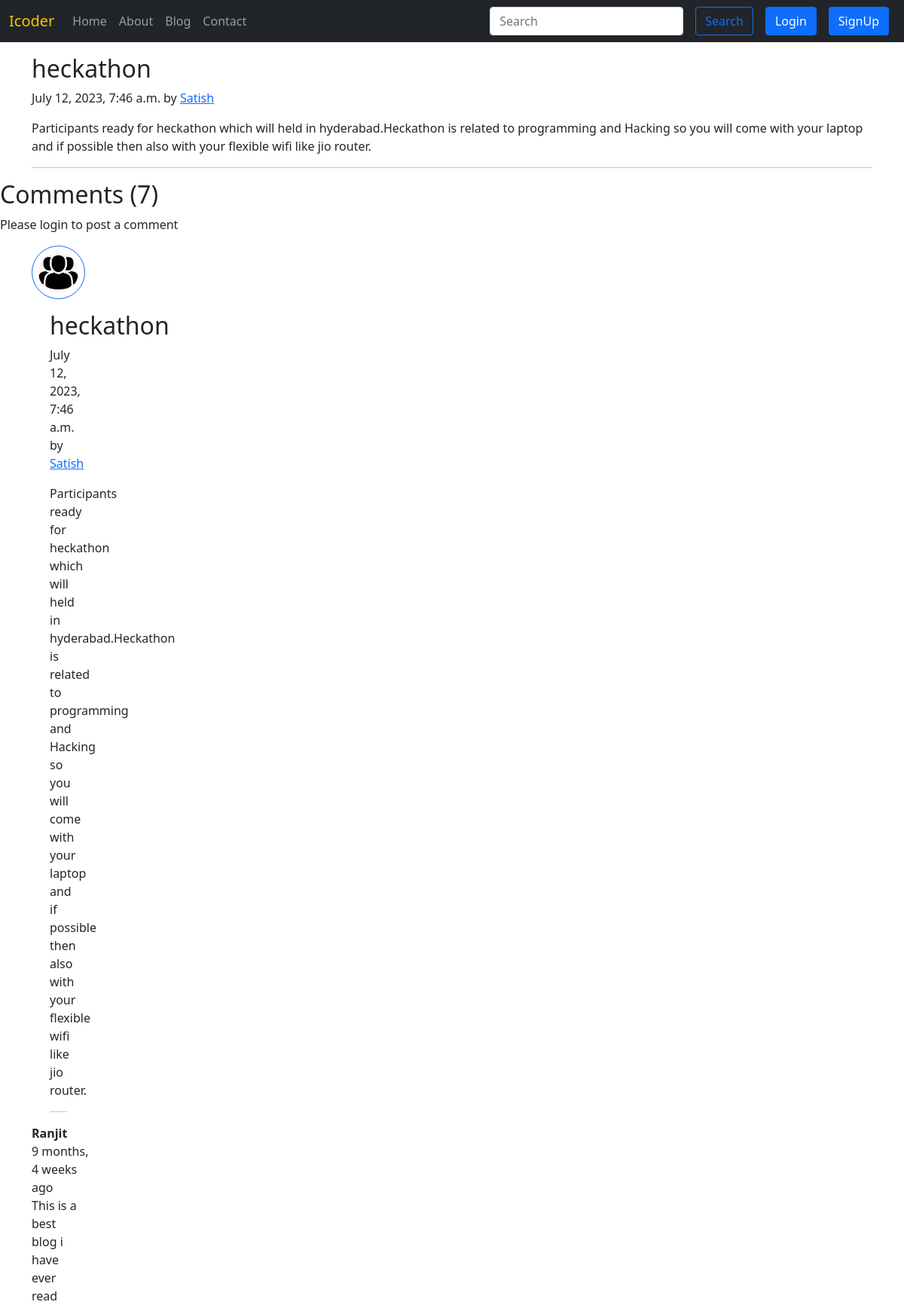
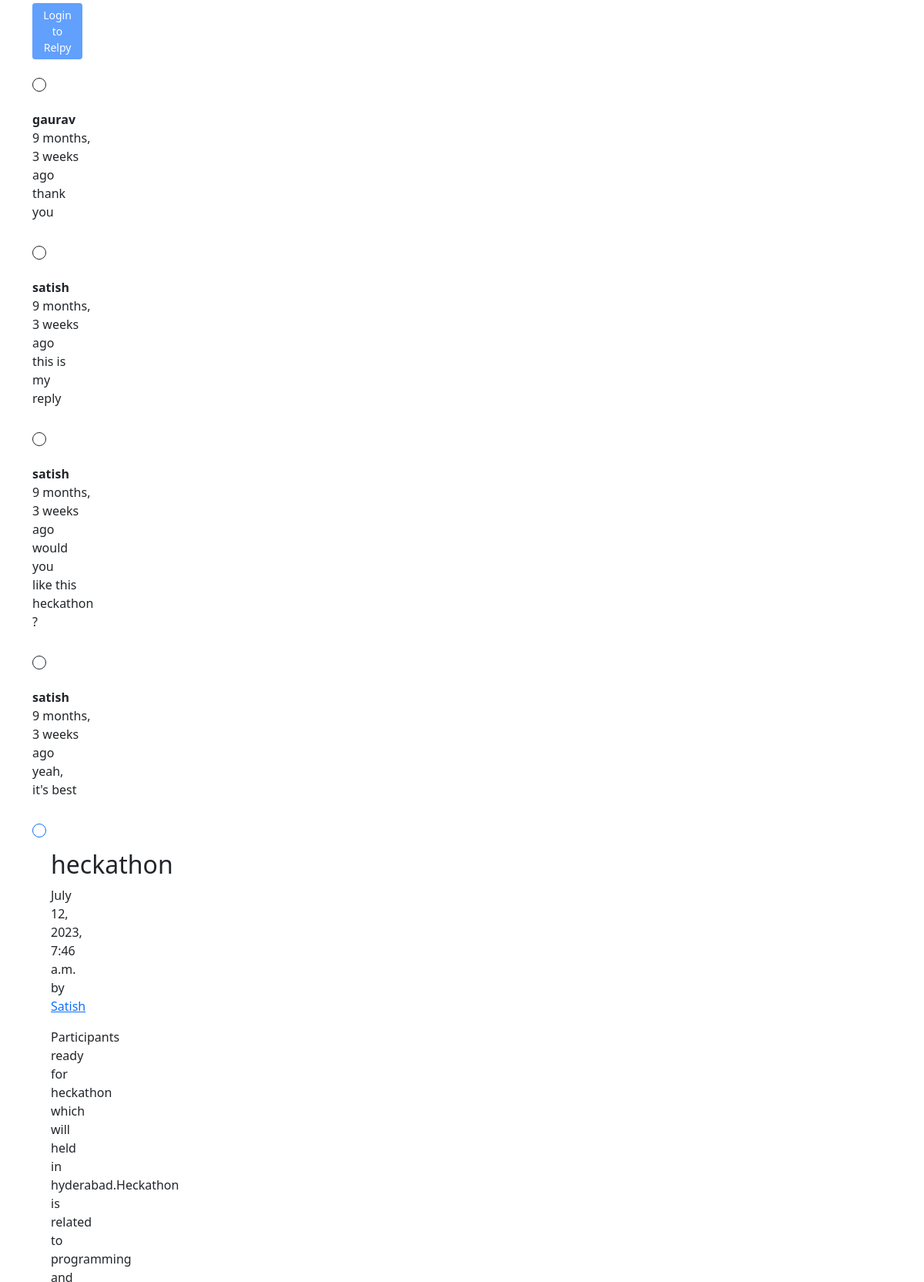
The page /blog/second-post (upper part) on the database its author committed (2 pictures, top to bottom).
### blog/models.py (models this page shows, shortened)
class Post(models.Model):
    sno = models.AutoField(auto_created = True,primary_key = True)
    title = models.CharField(max_length=255, null=False, blank=False)
    content = models.TextField(null=False, blank=False)
    author = models.CharField(max_length=70, null=False, blank=False)
    slug = models.CharField(max_length=130, null=False, blank=False)
    timestamp = models.DateTimeField(null=False, blank=False)

class BlogComment(models.Model):
    sno = models.AutoField(auto_created = True,primary_key = True)
    comment = models.TextField(null=False, blank=False)
    user = models.ForeignKey(User, on_delete=models.CASCADE, null=False, blank=False)
    post = models.ForeignKey(Post,on_delete=models.CASCADE, null=False, blank=False)
    parent = models.ForeignKey("self", on_delete=models.CASCADE, null=True)
    timestamp = models.DateTimeField(default=now)
    def __str__(self):
     return self.comment[0:13]

### blog/views.py (the view)
# urls.py: path('<str:slug>', views.blogPost, name='blogPost'),
def blogPost(request, slug):
    post = Post.objects.filter(slug=slug).first()
    comments = BlogComment.objects.filter(post=post, parent=None)
    replies = BlogComment.objects.filter(post=post).exclude(parent=None)
    replyDict = {}
    for reply in replies:
        if reply.parent.sno not in replyDict.keys():
            replyDict[reply.parent.sno] = [reply]
        else:
            replyDict[reply.parent.sno].append(reply)
    print(comments, replies)
    context = {
        "post": post,
        "comments": comments,
        "user": request.user,
        "replyDict": replyDict,
    }
    return render(request, "blog/blogPost.html", context)

### blog/templatetags/extras.py (called while the page is built)
@register.filter(name='get_val')
def get_val(dict, key):
    return dict.get(key)

### templates/blog/blogPost.html (shortened to what this page needs)
{% extends 'base.html' %}
{% block body%}
{% load humanize %}
{% load extras %}
<div class="container my-3">
    <h2 class="blog-post-title">{{post.title}}</h2>
    <p class="blog-post-meta">{{post.timestamp}} by <a href="/about">{{post.author}}</a></p>
    <p>{{post.content|safe}}</p>
    <hr>
</div>
       <h2>Comments ({{comments.count}})</h2>
       <div class="my-2">
           {% if user.is_authenticated %}
             <form action="/blog/postComment" method="post">
                {% csrf_token %}
               <div class="form-group">
                  <label for="exampleInputEmail1">Post Comment</label>
                  <input type="text" class="form-control" name="comment" placeholder="Enter comment here">
               </div>
                  <input type="hidden" name="postSno" value="{{post.sno}}">
                  <input type="hidden" name="parentSno" value="{{comment.sno}}">
                  <button type="submit" class="btn btn-primary">Submit</button>
             </form>
           {% else %}
           <p>Please login to post a comment</p>
           {% endif %}
       </div>
  <div class="container">
      {% for comment in comments %}
      <div class="row my-3">
       <div class="col-md-1">
        <img class="rounded-circle mx-auto d-block w-100 p-2 border border-primary" src="/static/user.png.png"
            alt="user">
         <div class="container my-3">
            <h2 class="blog-post-title">{{post.title}}</h2>
            <p class="blog-post-meta">{{post.timestamp}} by <a href="/about">{{post.author}}</a></p>
            <p>{{post.content|safe}}</p>
            <hr>
         </div>
         <div class="col-md-11">
            <b>{{comment.user.username}}</b> {{comment.timestamp | naturaltime }}
            <div>{{comment.comment}}</div>
            <div class="reply mx-0">
                {% if user.is_authenticated %}
                <button class="btn btn-sm btn-primary my-2" data-bs-toggle="collapse" href="#replyBox{{comment.sno}}"
                    role="button" aria-expanded="false" aria-controls="replyBox{{comment.sno}}">
                    Relpy
                </button>
                <div class="collapse" id="replyBox{{comment.sno}}">
                    <div class="card card-body my-2">
                        <form action="/blog/postComment" method="post">
                            {% csrf_token %}
                            <div class="form-group">
                                <label for="exampleInputEmail1">Post a reply</label>
                                <input type="text" class="form-control" name="comment" placeholder="Enter comment here">
                                <input type="hidden" name="parentSno" value="{{comment.sno}}">
                            </div>
                            <input type="hidden" name="postSno" value="{{post.sno}}">
                            <button type="submit" class="btn btn-sm btn-primary">Submit</button>
                        </form>
                    </div>
                </div>
                {% else %}
                <button class="btn btn-sm btn-primary my-2" data-bs-toggle="collapse" href="#replyBox{{comment.sno}}"
                    role="button" aria-expanded="false" aria-controls="replyBox{{comment.sno}}" disabled>
                    Login to Relpy
                </button>
                {% endif %}
                <div class="replies my-2">
                    {% for reply in replyDict|get_val:comment.sno %}
                    <div class="row my-2">
                        <div class="col-md-1">
                            <img class="rounded-circle mx-auto d-block w-75 p-2 my-2 border border-dark"
                                src="/static/user.png.png" alt="user">
                        </div>
                        <div class="col-md-11 my-3">
                            <b>{{reply.user.username}}</b> <span>{{reply.timestamp | naturaltime }}</span>
                            <div>{{reply.comment}}</div>
                        </div>
                        <br>
                    </div>
                    {% endfor %}
                </div>
            </div>
        </div>
            {% endfor %}
        </div>
        {% endblock body %}

### rows shown on the page
Post: title "heckathon", timestamp "July 12, 2023, 7:46 a.m.", author "Satish", content "Participants ready for heckathon which will held in hyderabad.Heckathon is related to programming and Hacking so you will come with your laptop and if possible then also with your flexible wifi like jio router."
BlogComment: user.username "Ranjit", timestamp "9 months, 4 weeks ago", comment "This is a best blog i have ever read"
BlogComment: user.username "gaurav", timestamp "9 months, 3 weeks ago", comment "thank you"
BlogComment: user.username "satish", timestamp "9 months, 3 weeks ago", comment "this is my reply"
BlogComment: user.username "satish", timestamp "9 months, 3 weeks ago", comment "would you like this heckathon ?"
BlogComment: user.username "satish", timestamp "9 months, 3 weeks ago", comment "yeah, it's best"

### other values the page prints
{{ comments.count }} "7"
